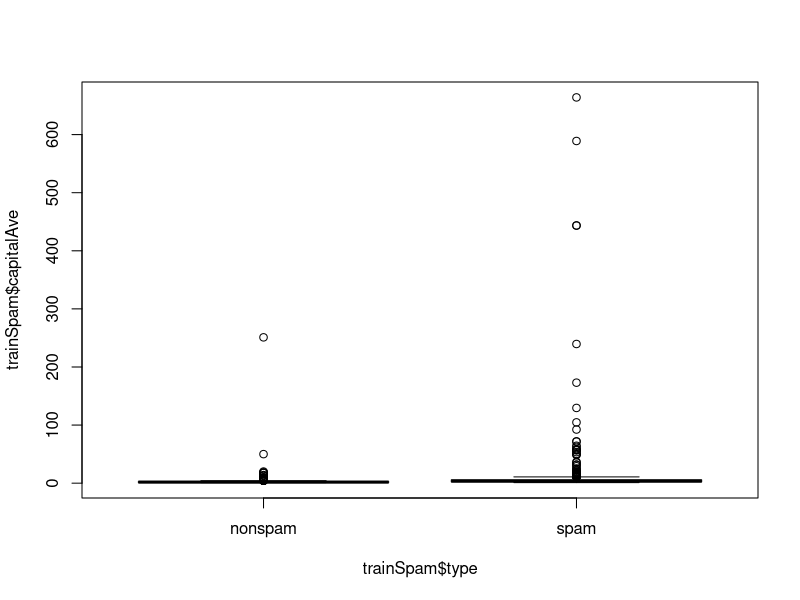
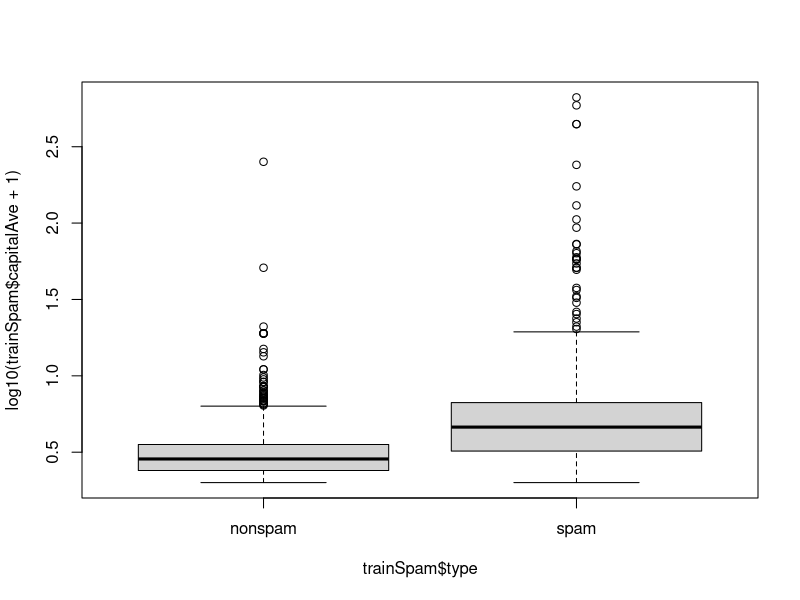
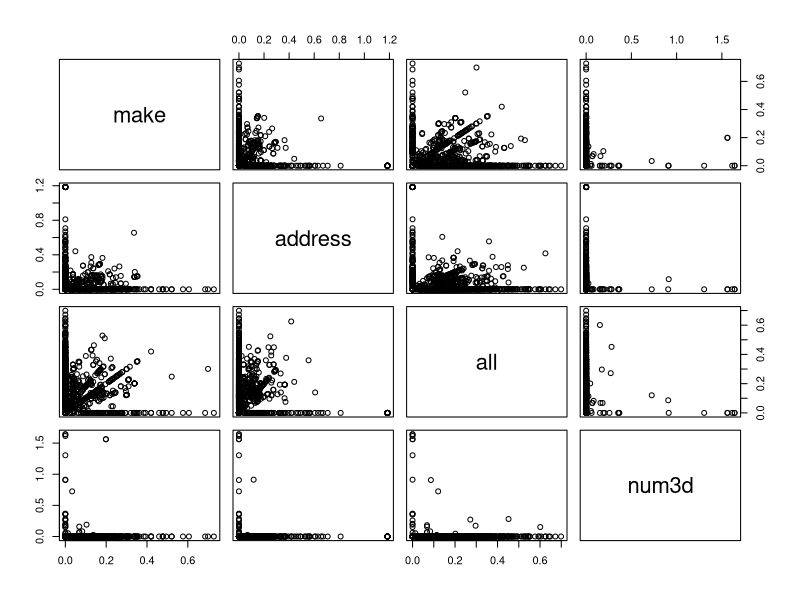
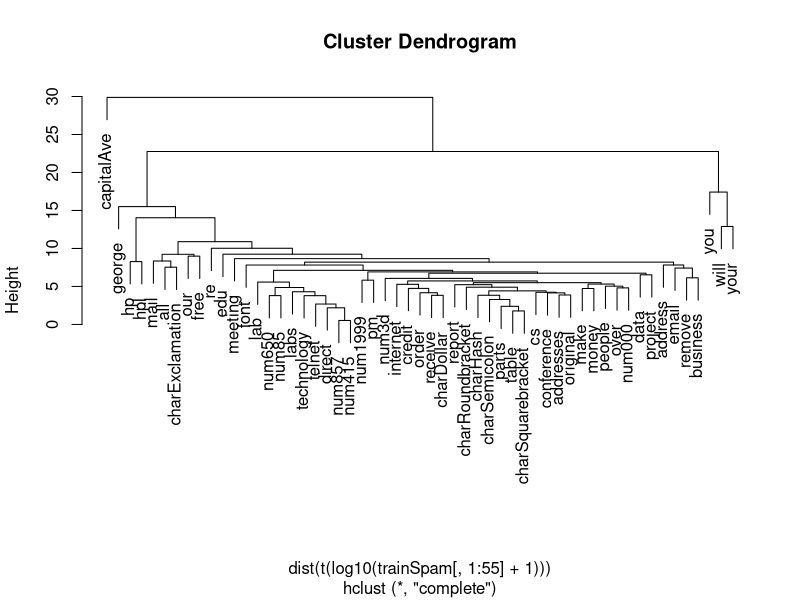

Generate these figures, in order, with R:

install.packages("kernlab")
library(kernlab)
data("spam")
str(spam[, 1:5])
set.seed(3435)
trainIndicator <- rbinom(4601, size = 1, prob = 0.5)
table(trainIndicator)
trainIndicator
##0    1 
##2314 2287 
trainSpam <- spam[trainIndicator== 1, ]
testSpam <- spam[trainIndicator== 0, ]
names(trainSpam)
##[1] "make"              "address"           "all"               "num3d"             "our"              
##[6] "over"              "remove"            "internet"          "order"             "mail"             
##[11] "receive"           "will"              "people"            "report"            "addresses"        
##[16] "free"              "business"          "email"             "you"               "credit"           
##[21] "your"              "font"              "num000"            "money"             "hp"               
##[26] "hpl"               "george"            "num650"            "lab"               "labs"             
##[31] "telnet"            "num857"            "data"              "num415"            "num85"            
##[36] "technology"        "num1999"           "parts"             "pm"                "direct"           
##[41] "cs"                "meeting"           "original"          "project"           "re"               
##[46] "edu"               "table"             "conference"        "charSemicolon"     "charRoundbracket" ##
##[51] "charSquarebracket" "charExclamation"   "charDollar"        "charHash"          "capitalAve"       
##[56] "capitalLong"       "capitalTotal"      "type"             
head(trainSpam)
table(trainSpam$type)
plot(trainSpam$capitalAve ~ trainSpam$type)
plot(log10(trainSpam$capitalAve + 1) ~ trainSpam$type)
plot(log10(trainSpam[, 1:4]+ 1))
hCluster <- hclust(dist(t(trainSpam[ , 1:57])))
hClusterUpdated = hclust(dist(t(log10(trainSpam[ , 1:55]+ 1))))
plot(hClusterUpdated)
trainSpam$numType = as.numeric(trainSpam$type) - 1
costFunction = function(x,y) sum(x!= (y > 0.5))
cvError = rep(NA, 55)
library(boot)
for(i in 1:55){
  lmFormula = reformulate(names(trainSpam)[i], response = "numType")
  gmlFit = glm(lmFormula, family = "binomial", data = trainSpam)
  cvError[i] = cv.glm(trainSpam, gmlFit, costFunction, 2)$delta[2]
}
##Which predictor has minimun cross-validated error
names(trainSpam)[which.min(cvError)]
##[1] "charDollar"
##Use the best model from the group
predictionModel = glm(numType ~ charDollar, family = "binomial", data = trainSpam)
##Get predictions on the test set
predictionTest = predict(predictionModel, testSpam)
predictedSpam = predict(predictionModel, testSpam)
predictedSpam = rep("nonspam", dim(testSpam)[1])
##Clasify as spam for those with prob >0.5
predictedSpam[predictionModel$fitted > 0.5] = "spam"
##Clasification table
table(predictedSpam, testSpam$type)
##predictedSpam nonspam spam
##nonspam    1346  458
##spam         61  449
##Error Rate
(61+458)/(1346+61+458+449)
##[1] 0.2242869


v1 <- data.frame(typo=c(1,1,1,1,1,2,2,2,2,2,3,3,3,3,3), rnorm(15))
